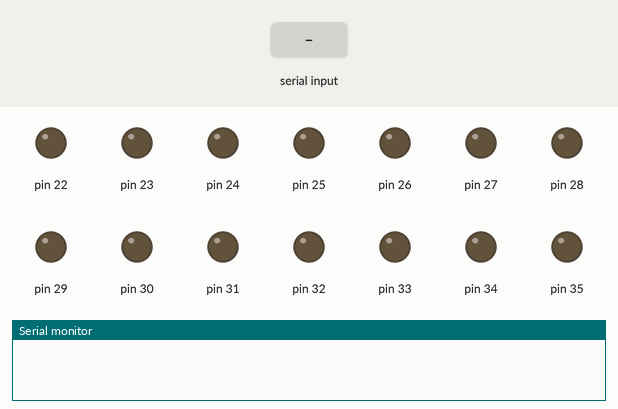
A sketch run on a simulated Arduino Uno, built for the host (arithmetic inside an expression is 32-bit, double 64-bit). Shown: output pins drawn as LEDs (lit = HIGH), the last lines printed to the serial monitor. The inputs (shaded band) are chosen by the test bench.

Above: at 1.2 s.
1.3 s: "30,150\n" received over Serial
At 3.3 s:
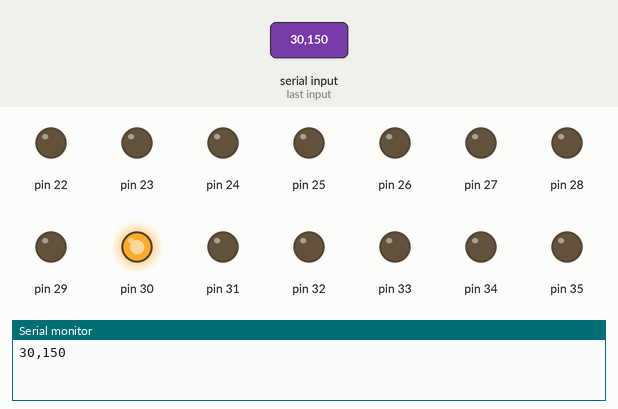
3.8 s: "90,45\n" received over Serial
At 5.2 s:
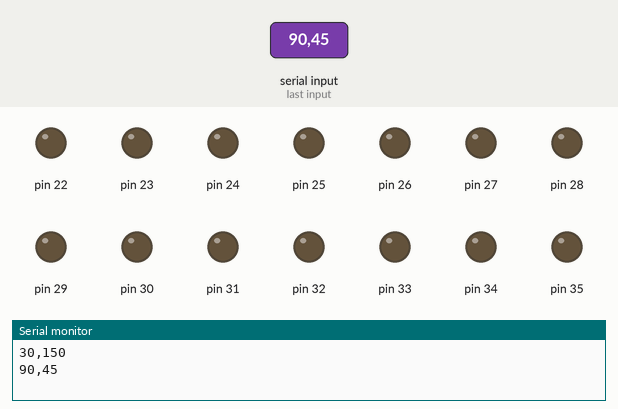
Timing chart, 0 to 6.8 s (numbered marks = the images above; inputs shaded):
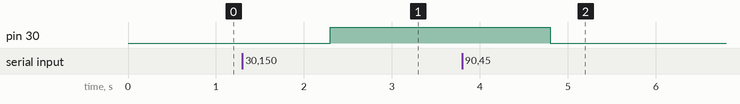

The sketch:

Head1.ino
```cpp
#define LED_LOW 22
#define LED_HIGH 53
String preon = "0";
void setup()
{
  Serial.begin(9600);
  for ( byte i = LED_LOW; i <= LED_HIGH; i++ ) {
    pinMode( i, OUTPUT );
  }
}
void loop()
{
  if(Serial.available())
  {
    String received = Serial.readString();
    Serial.write(received.c_str());
    digitalWrite(atoi(preon.c_str()), LOW);
    digitalWrite(atoi(received.c_str()), HIGH);
    preon=received;
  }
}
```

Measured:
- after the input at 1.3 s, pin 30: LOW → HIGH after 1.0 s
- after the input at 3.8 s, pin 30: HIGH → LOW after 1.0 s
